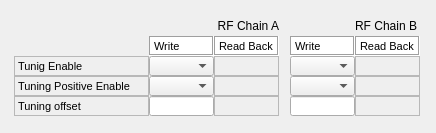
<?xml version="1.0" encoding="UTF-8"?>
<ui version="4.0">
 <class>Form</class>
 <widget class="QWidget" name="Form">
  <property name="geometry">
   <rect>
    <x>0</x>
    <y>0</y>
    <width>436</width>
    <height>133</height>
   </rect>
  </property>
  <property name="windowTitle">
   <string>Form</string>
  </property>
  <layout class="QGridLayout" name="gridLayout">
   <property name="margin">
    <number>0</number>
   </property>
   <property name="spacing">
    <number>0</number>
   </property>
   <item row="0" column="0">
    <widget class="QScrollArea" name="scrollArea">
     <property name="frameShape">
      <enum>QFrame::NoFrame</enum>
     </property>
     <property name="widgetResizable">
      <bool>true</bool>
     </property>
     <widget class="QWidget" name="scrollAreaWidgetContents">
      <property name="geometry">
       <rect>
        <x>0</x>
        <y>0</y>
        <width>436</width>
        <height>133</height>
       </rect>
      </property>
      <layout class="QGridLayout" name="gridLayout_2">
       <item row="0" column="0">
        <layout class="QGridLayout" name="_2">
         <property name="spacing">
          <number>0</number>
         </property>
         <item row="1" column="1">
          <widget class="QLabel" name="label_42">
           <property name="sizePolicy">
            <sizepolicy hsizetype="Fixed" vsizetype="Fixed">
             <horstretch>0</horstretch>
             <verstretch>0</verstretch>
            </sizepolicy>
           </property>
           <property name="minimumSize">
            <size>
             <width>65</width>
             <height>20</height>
            </size>
           </property>
           <property name="maximumSize">
            <size>
             <width>65</width>
             <height>20</height>
            </size>
           </property>
           <property name="palette">
            <palette>
             <active>
              <colorrole role="Base">
               <brush brushstyle="SolidPattern">
                <color alpha="255">
                 <red>255</red>
                 <green>255</green>
                 <blue>255</blue>
                </color>
               </brush>
              </colorrole>
              <colorrole role="Window">
               <brush brushstyle="SolidPattern">
                <color alpha="255">
                 <red>255</red>
                 <green>255</green>
                 <blue>255</blue>
                </color>
               </brush>
              </colorrole>
             </active>
             <inactive>
              <colorrole role="Base">
               <brush brushstyle="SolidPattern">
                <color alpha="255">
                 <red>255</red>
                 <green>255</green>
                 <blue>255</blue>
                </color>
               </brush>
              </colorrole>
              <colorrole role="Window">
               <brush brushstyle="SolidPattern">
                <color alpha="255">
                 <red>255</red>
                 <green>255</green>
                 <blue>255</blue>
                </color>
               </brush>
              </colorrole>
             </inactive>
             <disabled>
              <colorrole role="Base">
               <brush brushstyle="SolidPattern">
                <color alpha="255">
                 <red>255</red>
                 <green>255</green>
                 <blue>255</blue>
                </color>
               </brush>
              </colorrole>
              <colorrole role="Window">
               <brush brushstyle="SolidPattern">
                <color alpha="255">
                 <red>255</red>
                 <green>255</green>
                 <blue>255</blue>
                </color>
               </brush>
              </colorrole>
             </disabled>
            </palette>
           </property>
           <property name="font">
            <font>
             <pointsize>8</pointsize>
            </font>
           </property>
           <property name="autoFillBackground">
            <bool>true</bool>
           </property>
           <property name="frameShape">
            <enum>QFrame::Box</enum>
           </property>
           <property name="frameShadow">
            <enum>QFrame::Sunken</enum>
           </property>
           <property name="text">
            <string>Write</string>
           </property>
          </widget>
         </item>
         <item row="4" column="2">
          <widget class="TaurusLabel" name="tauValueLabel_tuningOffset">
           <property name="minimumSize">
            <size>
             <width>65</width>
             <height>20</height>
            </size>
           </property>
           <property name="maximumSize">
            <size>
             <width>65</width>
             <height>20</height>
            </size>
           </property>
           <property name="font">
            <font>
             <pointsize>7</pointsize>
            </font>
           </property>
           <property name="frameShape">
            <enum>QFrame::StyledPanel</enum>
           </property>
          </widget>
         </item>
         <item row="4" column="0">
          <widget class="QLabel" name="label_26">
           <property name="minimumSize">
            <size>
             <width>135</width>
             <height>20</height>
            </size>
           </property>
           <property name="maximumSize">
            <size>
             <width>135</width>
             <height>20</height>
            </size>
           </property>
           <property name="font">
            <font>
             <pointsize>8</pointsize>
            </font>
           </property>
           <property name="frameShape">
            <enum>QFrame::StyledPanel</enum>
           </property>
           <property name="text">
            <string>Tuning offset</string>
           </property>
          </widget>
         </item>
         <item row="3" column="0">
          <widget class="QLabel" name="label_15">
           <property name="minimumSize">
            <size>
             <width>135</width>
             <height>20</height>
            </size>
           </property>
           <property name="maximumSize">
            <size>
             <width>135</width>
             <height>20</height>
            </size>
           </property>
           <property name="font">
            <font>
             <pointsize>8</pointsize>
            </font>
           </property>
           <property name="frameShape">
            <enum>QFrame::StyledPanel</enum>
           </property>
           <property name="text">
            <string>Tuning Positive Enable</string>
           </property>
          </widget>
         </item>
         <item row="1" column="2">
          <widget class="QLabel" name="label_43">
           <property name="sizePolicy">
            <sizepolicy hsizetype="Fixed" vsizetype="Fixed">
             <horstretch>0</horstretch>
             <verstretch>0</verstretch>
            </sizepolicy>
           </property>
           <property name="minimumSize">
            <size>
             <width>65</width>
             <height>20</height>
            </size>
           </property>
           <property name="maximumSize">
            <size>
             <width>65</width>
             <height>20</height>
            </size>
           </property>
           <property name="palette">
            <palette>
             <active>
              <colorrole role="Base">
               <brush brushstyle="SolidPattern">
                <color alpha="255">
                 <red>255</red>
                 <green>255</green>
                 <blue>255</blue>
                </color>
               </brush>
              </colorrole>
              <colorrole role="Window">
               <brush brushstyle="SolidPattern">
                <color alpha="255">
                 <red>255</red>
                 <green>255</green>
                 <blue>255</blue>
                </color>
               </brush>
              </colorrole>
             </active>
             <inactive>
              <colorrole role="Base">
               <brush brushstyle="SolidPattern">
                <color alpha="255">
                 <red>255</red>
                 <green>255</green>
                 <blue>255</blue>
                </color>
               </brush>
              </colorrole>
              <colorrole role="Window">
               <brush brushstyle="SolidPattern">
                <color alpha="255">
                 <red>255</red>
                 <green>255</green>
                 <blue>255</blue>
                </color>
               </brush>
              </colorrole>
             </inactive>
             <disabled>
              <colorrole role="Base">
               <brush brushstyle="SolidPattern">
                <color alpha="255">
                 <red>255</red>
                 <green>255</green>
                 <blue>255</blue>
                </color>
               </brush>
              </colorrole>
              <colorrole role="Window">
               <brush brushstyle="SolidPattern">
                <color alpha="255">
                 <red>255</red>
                 <green>255</green>
                 <blue>255</blue>
                </color>
               </brush>
              </colorrole>
             </disabled>
            </palette>
           </property>
           <property name="font">
            <font>
             <pointsize>8</pointsize>
            </font>
           </property>
           <property name="autoFillBackground">
            <bool>true</bool>
           </property>
           <property name="frameShape">
            <enum>QFrame::Box</enum>
           </property>
           <property name="frameShadow">
            <enum>QFrame::Sunken</enum>
           </property>
           <property name="text">
            <string>Read Back</string>
           </property>
          </widget>
         </item>
         <item row="2" column="2">
          <widget class="TaurusLabel" name="tauValueLabel_tuningEn">
           <property name="sizePolicy">
            <sizepolicy hsizetype="Fixed" vsizetype="Fixed">
             <horstretch>0</horstretch>
             <verstretch>0</verstretch>
            </sizepolicy>
           </property>
           <property name="minimumSize">
            <size>
             <width>65</width>
             <height>20</height>
            </size>
           </property>
           <property name="maximumSize">
            <size>
             <width>65</width>
             <height>20</height>
            </size>
           </property>
           <property name="font">
            <font>
             <pointsize>7</pointsize>
            </font>
           </property>
           <property name="frameShape">
            <enum>QFrame::StyledPanel</enum>
           </property>
          </widget>
         </item>
         <item row="2" column="0">
          <widget class="QLabel" name="label_14">
           <property name="minimumSize">
            <size>
             <width>135</width>
             <height>20</height>
            </size>
           </property>
           <property name="maximumSize">
            <size>
             <width>135</width>
             <height>20</height>
            </size>
           </property>
           <property name="font">
            <font>
             <pointsize>8</pointsize>
            </font>
           </property>
           <property name="frameShape">
            <enum>QFrame::StyledPanel</enum>
           </property>
           <property name="text">
            <string>Tunig Enable</string>
           </property>
          </widget>
         </item>
         <item row="3" column="2">
          <widget class="TaurusLabel" name="tauValueLabel_tuningPosEn">
           <property name="sizePolicy">
            <sizepolicy hsizetype="Fixed" vsizetype="Fixed">
             <horstretch>0</horstretch>
             <verstretch>0</verstretch>
            </sizepolicy>
           </property>
           <property name="minimumSize">
            <size>
             <width>65</width>
             <height>20</height>
            </size>
           </property>
           <property name="maximumSize">
            <size>
             <width>65</width>
             <height>20</height>
            </size>
           </property>
           <property name="font">
            <font>
             <pointsize>7</pointsize>
            </font>
           </property>
           <property name="frameShape">
            <enum>QFrame::StyledPanel</enum>
           </property>
          </widget>
         </item>
         <item row="0" column="2">
          <widget class="QLabel" name="label_238">
           <property name="minimumSize">
            <size>
             <width>0</width>
             <height>20</height>
            </size>
           </property>
           <property name="maximumSize">
            <size>
             <width>16777215</width>
             <height>20</height>
            </size>
           </property>
           <property name="text">
            <string>RF Chain A</string>
           </property>
           <property name="alignment">
            <set>Qt::AlignRight|Qt::AlignTrailing|Qt::AlignVCenter</set>
           </property>
          </widget>
         </item>
         <item row="2" column="1">
          <widget class="TaurusValueComboBox" name="comboBox_tuningEn">
           <property name="sizePolicy">
            <sizepolicy hsizetype="Fixed" vsizetype="Fixed">
             <horstretch>0</horstretch>
             <verstretch>0</verstretch>
            </sizepolicy>
           </property>
           <property name="minimumSize">
            <size>
             <width>65</width>
             <height>20</height>
            </size>
           </property>
           <property name="maximumSize">
            <size>
             <width>65</width>
             <height>20</height>
            </size>
           </property>
           <property name="font">
            <font>
             <pointsize>8</pointsize>
            </font>
           </property>
           <property name="autoApply" stdset="0">
            <bool>true</bool>
           </property>
          </widget>
         </item>
         <item row="3" column="1">
          <widget class="TaurusValueComboBox" name="comboBox_tuningPosEn">
           <property name="sizePolicy">
            <sizepolicy hsizetype="Fixed" vsizetype="Fixed">
             <horstretch>0</horstretch>
             <verstretch>0</verstretch>
            </sizepolicy>
           </property>
           <property name="minimumSize">
            <size>
             <width>65</width>
             <height>20</height>
            </size>
           </property>
           <property name="maximumSize">
            <size>
             <width>65</width>
             <height>20</height>
            </size>
           </property>
           <property name="font">
            <font>
             <pointsize>8</pointsize>
            </font>
           </property>
           <property name="autoApply" stdset="0">
            <bool>true</bool>
           </property>
          </widget>
         </item>
         <item row="4" column="1">
          <widget class="MAXLineEdit" name="lineEdit_tuningOffset">
           <property name="sizePolicy">
            <sizepolicy hsizetype="Fixed" vsizetype="Fixed">
             <horstretch>0</horstretch>
             <verstretch>0</verstretch>
            </sizepolicy>
           </property>
           <property name="minimumSize">
            <size>
             <width>65</width>
             <height>20</height>
            </size>
           </property>
           <property name="maximumSize">
            <size>
             <width>65</width>
             <height>20</height>
            </size>
           </property>
          </widget>
         </item>
        </layout>
       </item>
       <item row="0" column="1">
        <layout class="QGridLayout" name="_6">
         <property name="spacing">
          <number>0</number>
         </property>
         <item row="1" column="0">
          <widget class="QLabel" name="label_141">
           <property name="sizePolicy">
            <sizepolicy hsizetype="Fixed" vsizetype="Fixed">
             <horstretch>0</horstretch>
             <verstretch>0</verstretch>
            </sizepolicy>
           </property>
           <property name="minimumSize">
            <size>
             <width>65</width>
             <height>20</height>
            </size>
           </property>
           <property name="maximumSize">
            <size>
             <width>65</width>
             <height>20</height>
            </size>
           </property>
           <property name="palette">
            <palette>
             <active>
              <colorrole role="Base">
               <brush brushstyle="SolidPattern">
                <color alpha="255">
                 <red>255</red>
                 <green>255</green>
                 <blue>255</blue>
                </color>
               </brush>
              </colorrole>
              <colorrole role="Window">
               <brush brushstyle="SolidPattern">
                <color alpha="255">
                 <red>255</red>
                 <green>255</green>
                 <blue>255</blue>
                </color>
               </brush>
              </colorrole>
             </active>
             <inactive>
              <colorrole role="Base">
               <brush brushstyle="SolidPattern">
                <color alpha="255">
                 <red>255</red>
                 <green>255</green>
                 <blue>255</blue>
                </color>
               </brush>
              </colorrole>
              <colorrole role="Window">
               <brush brushstyle="SolidPattern">
                <color alpha="255">
                 <red>255</red>
                 <green>255</green>
                 <blue>255</blue>
                </color>
               </brush>
              </colorrole>
             </inactive>
             <disabled>
              <colorrole role="Base">
               <brush brushstyle="SolidPattern">
                <color alpha="255">
                 <red>255</red>
                 <green>255</green>
                 <blue>255</blue>
                </color>
               </brush>
              </colorrole>
              <colorrole role="Window">
               <brush brushstyle="SolidPattern">
                <color alpha="255">
                 <red>255</red>
                 <green>255</green>
                 <blue>255</blue>
                </color>
               </brush>
              </colorrole>
             </disabled>
            </palette>
           </property>
           <property name="font">
            <font>
             <pointsize>8</pointsize>
            </font>
           </property>
           <property name="autoFillBackground">
            <bool>true</bool>
           </property>
           <property name="frameShape">
            <enum>QFrame::Box</enum>
           </property>
           <property name="frameShadow">
            <enum>QFrame::Sunken</enum>
           </property>
           <property name="text">
            <string>Write</string>
           </property>
          </widget>
         </item>
         <item row="1" column="1">
          <widget class="QLabel" name="label_151">
           <property name="sizePolicy">
            <sizepolicy hsizetype="Fixed" vsizetype="Fixed">
             <horstretch>0</horstretch>
             <verstretch>0</verstretch>
            </sizepolicy>
           </property>
           <property name="minimumSize">
            <size>
             <width>65</width>
             <height>20</height>
            </size>
           </property>
           <property name="maximumSize">
            <size>
             <width>65</width>
             <height>20</height>
            </size>
           </property>
           <property name="palette">
            <palette>
             <active>
              <colorrole role="Base">
               <brush brushstyle="SolidPattern">
                <color alpha="255">
                 <red>255</red>
                 <green>255</green>
                 <blue>255</blue>
                </color>
               </brush>
              </colorrole>
              <colorrole role="Window">
               <brush brushstyle="SolidPattern">
                <color alpha="255">
                 <red>255</red>
                 <green>255</green>
                 <blue>255</blue>
                </color>
               </brush>
              </colorrole>
             </active>
             <inactive>
              <colorrole role="Base">
               <brush brushstyle="SolidPattern">
                <color alpha="255">
                 <red>255</red>
                 <green>255</green>
                 <blue>255</blue>
                </color>
               </brush>
              </colorrole>
              <colorrole role="Window">
               <brush brushstyle="SolidPattern">
                <color alpha="255">
                 <red>255</red>
                 <green>255</green>
                 <blue>255</blue>
                </color>
               </brush>
              </colorrole>
             </inactive>
             <disabled>
              <colorrole role="Base">
               <brush brushstyle="SolidPattern">
                <color alpha="255">
                 <red>255</red>
                 <green>255</green>
                 <blue>255</blue>
                </color>
               </brush>
              </colorrole>
              <colorrole role="Window">
               <brush brushstyle="SolidPattern">
                <color alpha="255">
                 <red>255</red>
                 <green>255</green>
                 <blue>255</blue>
                </color>
               </brush>
              </colorrole>
             </disabled>
            </palette>
           </property>
           <property name="font">
            <font>
             <pointsize>8</pointsize>
            </font>
           </property>
           <property name="autoFillBackground">
            <bool>true</bool>
           </property>
           <property name="frameShape">
            <enum>QFrame::Box</enum>
           </property>
           <property name="frameShadow">
            <enum>QFrame::Sunken</enum>
           </property>
           <property name="text">
            <string>Read Back</string>
           </property>
          </widget>
         </item>
         <item row="0" column="1">
          <widget class="QLabel" name="label_239">
           <property name="sizePolicy">
            <sizepolicy hsizetype="Fixed" vsizetype="Fixed">
             <horstretch>0</horstretch>
             <verstretch>0</verstretch>
            </sizepolicy>
           </property>
           <property name="minimumSize">
            <size>
             <width>0</width>
             <height>20</height>
            </size>
           </property>
           <property name="maximumSize">
            <size>
             <width>16777215</width>
             <height>20</height>
            </size>
           </property>
           <property name="text">
            <string>RF Chain B</string>
           </property>
           <property name="alignment">
            <set>Qt::AlignRight|Qt::AlignTrailing|Qt::AlignVCenter</set>
           </property>
          </widget>
         </item>
         <item row="2" column="1">
          <widget class="TaurusLabel" name="tauValueLabel_tuningEn_2">
           <property name="sizePolicy">
            <sizepolicy hsizetype="Fixed" vsizetype="Fixed">
             <horstretch>0</horstretch>
             <verstretch>0</verstretch>
            </sizepolicy>
           </property>
           <property name="minimumSize">
            <size>
             <width>65</width>
             <height>20</height>
            </size>
           </property>
           <property name="maximumSize">
            <size>
             <width>65</width>
             <height>20</height>
            </size>
           </property>
           <property name="font">
            <font>
             <pointsize>7</pointsize>
            </font>
           </property>
           <property name="frameShape">
            <enum>QFrame::StyledPanel</enum>
           </property>
          </widget>
         </item>
         <item row="3" column="1">
          <widget class="TaurusLabel" name="tauValueLabel_tuningPosEn_2">
           <property name="sizePolicy">
            <sizepolicy hsizetype="Fixed" vsizetype="Fixed">
             <horstretch>0</horstretch>
             <verstretch>0</verstretch>
            </sizepolicy>
           </property>
           <property name="minimumSize">
            <size>
             <width>65</width>
             <height>20</height>
            </size>
           </property>
           <property name="maximumSize">
            <size>
             <width>65</width>
             <height>20</height>
            </size>
           </property>
           <property name="font">
            <font>
             <pointsize>7</pointsize>
            </font>
           </property>
           <property name="frameShape">
            <enum>QFrame::StyledPanel</enum>
           </property>
          </widget>
         </item>
         <item row="4" column="1">
          <widget class="TaurusLabel" name="tauValueLabel_tuningOffset_2">
           <property name="minimumSize">
            <size>
             <width>65</width>
             <height>20</height>
            </size>
           </property>
           <property name="maximumSize">
            <size>
             <width>60</width>
             <height>20</height>
            </size>
           </property>
           <property name="font">
            <font>
             <pointsize>7</pointsize>
            </font>
           </property>
           <property name="frameShape">
            <enum>QFrame::StyledPanel</enum>
           </property>
          </widget>
         </item>
         <item row="3" column="0">
          <widget class="TaurusValueComboBox" name="comboBox_tuningPosEn_2">
           <property name="sizePolicy">
            <sizepolicy hsizetype="Fixed" vsizetype="Fixed">
             <horstretch>0</horstretch>
             <verstretch>0</verstretch>
            </sizepolicy>
           </property>
           <property name="minimumSize">
            <size>
             <width>65</width>
             <height>20</height>
            </size>
           </property>
           <property name="maximumSize">
            <size>
             <width>65</width>
             <height>20</height>
            </size>
           </property>
           <property name="font">
            <font>
             <pointsize>8</pointsize>
            </font>
           </property>
           <property name="autoApply" stdset="0">
            <bool>true</bool>
           </property>
          </widget>
         </item>
         <item row="2" column="0">
          <widget class="TaurusValueComboBox" name="comboBox_tuningEn_2">
           <property name="sizePolicy">
            <sizepolicy hsizetype="Fixed" vsizetype="Fixed">
             <horstretch>0</horstretch>
             <verstretch>0</verstretch>
            </sizepolicy>
           </property>
           <property name="minimumSize">
            <size>
             <width>65</width>
             <height>20</height>
            </size>
           </property>
           <property name="maximumSize">
            <size>
             <width>65</width>
             <height>20</height>
            </size>
           </property>
           <property name="font">
            <font>
             <pointsize>8</pointsize>
            </font>
           </property>
           <property name="autoApply" stdset="0">
            <bool>true</bool>
           </property>
          </widget>
         </item>
         <item row="4" column="0">
          <widget class="MAXLineEdit" name="lineEdit_tuningOffset_2">
           <property name="sizePolicy">
            <sizepolicy hsizetype="Fixed" vsizetype="Fixed">
             <horstretch>0</horstretch>
             <verstretch>0</verstretch>
            </sizepolicy>
           </property>
           <property name="minimumSize">
            <size>
             <width>65</width>
             <height>20</height>
            </size>
           </property>
           <property name="maximumSize">
            <size>
             <width>65</width>
             <height>20</height>
            </size>
           </property>
          </widget>
         </item>
        </layout>
       </item>
      </layout>
     </widget>
    </widget>
   </item>
  </layout>
 </widget>
 <customwidgets>
  <customwidget>
   <class>TaurusLabel</class>
   <extends>QLabel</extends>
   <header>taurus.qt.qtgui.display</header>
  </customwidget>
  <customwidget>
   <class>TaurusValueLineEdit</class>
   <extends>QLineEdit</extends>
   <header>taurus.qt.qtgui.input</header>
  </customwidget>
  <customwidget>
   <class>MAXLineEdit</class>
   <extends>TaurusValueLineEdit</extends>
   <header>maxwidgets.input</header>
  </customwidget>
  <customwidget>
   <class>TaurusValueComboBox</class>
   <extends>QComboBox</extends>
   <header>taurus.qt.qtgui.input</header>
  </customwidget>
 </customwidgets>
 <resources/>
 <connections/>
</ui>
